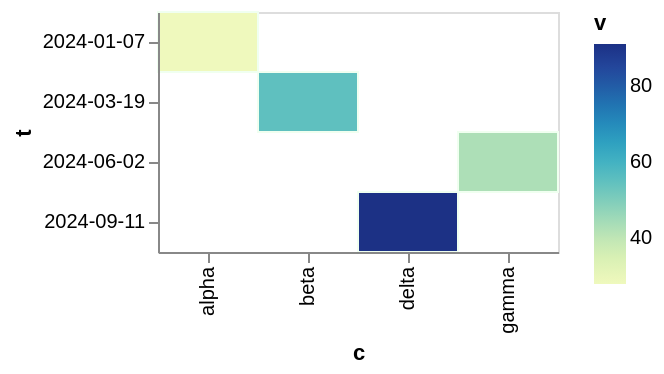

Vega-Lite specification stored for this chart:
### Vega-Lite specification from a JSON file in a GitHub repository (floating-point values rounded to 4 significant figures)
{"$schema": "https://vega.github.io/schema/vega-lite/v6.json", "width": 200, "height": 120, "data": {"values": [{"c": "alpha", "v": 28, "w": 3, "t": "2024-01-07"}, {"c": "beta", "v": 55, "w": 7, "t": "2024-03-19"}, {"c": "gamma", "v": 43, "w": 5, "t": "2024-06-02"}, {"c": "delta", "v": 91, "w": 9, "t": "2024-09-11"}]}, "mark": "rect", "encoding": {"x": {"field": "c", "type": "nominal"}, "y": {"field": "t", "type": "ordinal"}, "color": {"field": "v", "type": "quantitative"}}, "config": {"rect": {"stroke": "honeydew"}}}
